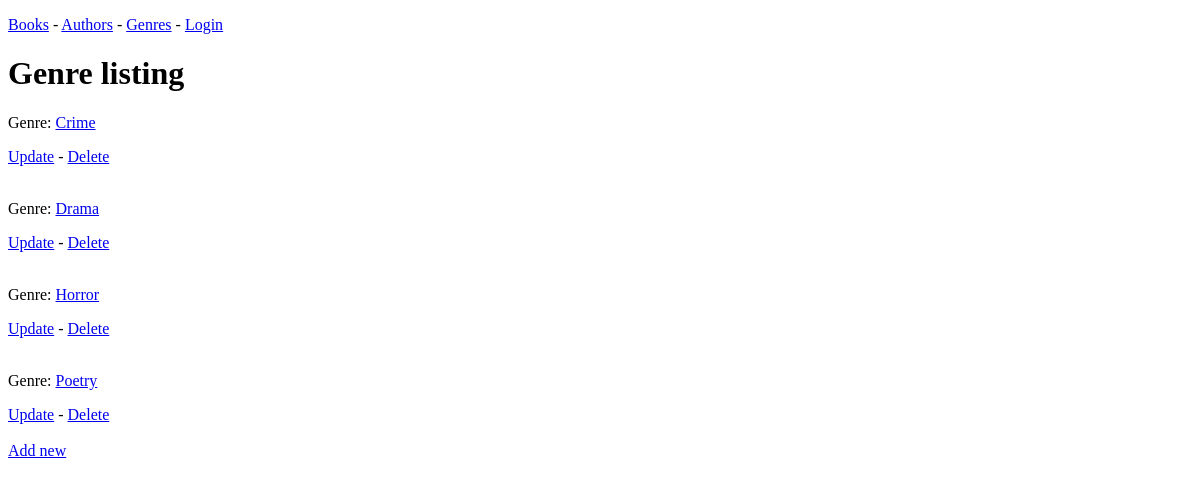
The page /genres/ on the database as committed earlier.
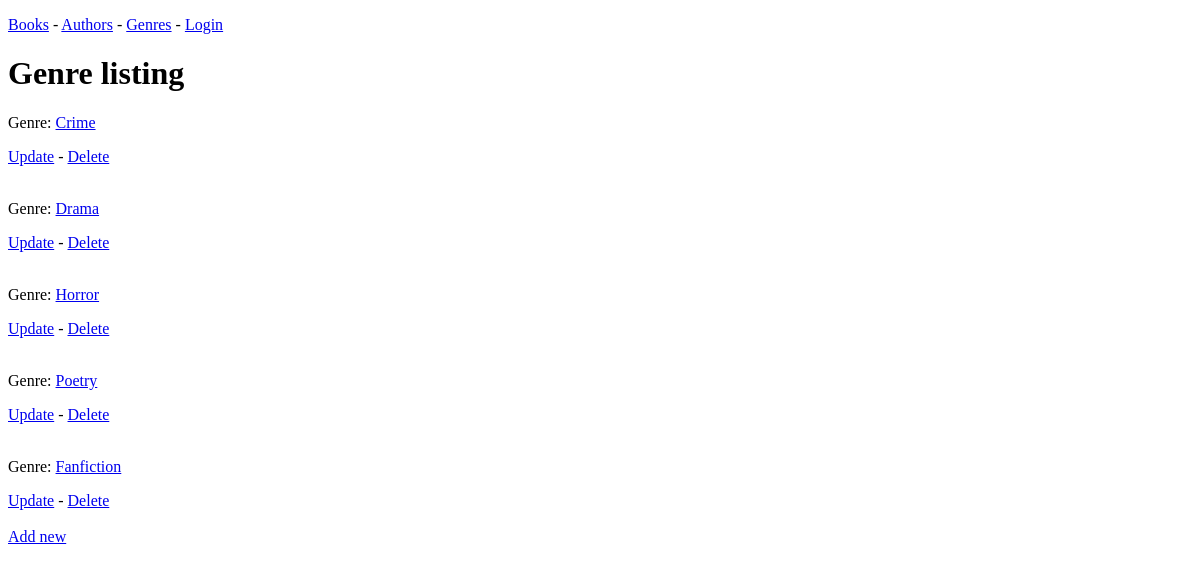
The same page on the database as committed later.
### booksofmine/models.py (models this page shows, shortened)
class Genre(models.Model):
    genre = models.CharField(max_length=300, unique=True)
    def get_absolute_url(self):
        return f"/genres/{self.pk}"

### booksofmine/views.py (the view)
# urls.py: path('genres/', views.GenreListView.as_view()),
class GenreListView(ListView):
	model = models.Genre

### booksofmine/templates/booksofmine/genre_list.html
{% extends "booksofmine/base.html" %}
{% block content %}
<h1>Genre listing</h1>
{% for genre in object_list %}
	<p>Genre: <a href="{{ genre.get_absolute_url }}">{{ genre.genre }}</a></p>
	<a href="{{ genre.get_absolute_url }}/update">Update</a> - <a href="{{ genre.get_absolute_url }}/delete">Delete</a>
	<br><br>
{% endfor %}
<a href="/genres/new">Add new</a>
{% endblock content %}

Rows that differ between the two databases and show on the page:
added Genre: genre "Fanfiction"
